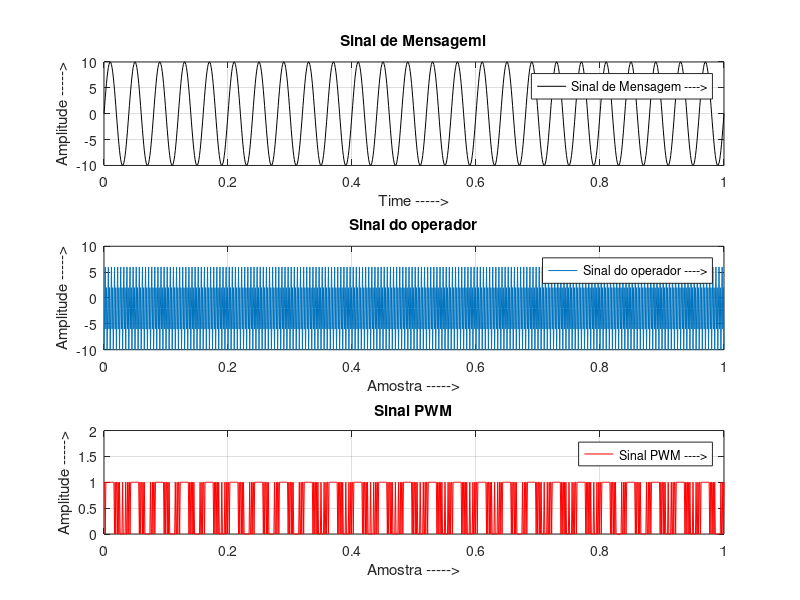

This chart was generated by the following MATLAB code:
%% modulação PWM

fm=25; %% Frequencia da modulacao
fc=400; %% Frequencia onda portadora dente de serra
a = 10; %% Amplitude do sinal da portadora
b = 10; %% Amplitude do sinal de mensagem, deve ser menor que a portadora
t = 0:0.001:1; %% periodo

vc = a.*sawtooth(2*pi*fc*t); %%Multiplicacao da dente de serra
vm = b.*sin(2*pi*fm*t); 
n = length(vc); %% Pega o tamanho do vetor
for i = 1:n %% rodar todo o vetor
    if (vm(i)>=vc(i))
        pwm(i) = 1;
    else
        pwm(i) = 0;
    end
end

% Sinal da mensagem
subplot(3,1,1);
plot(t,vm,'black');
xlabel('Time ----->');
ylabel('Amplitude ----->');
title('Sinal de Mensageml');
legend('Sinal de Mensagem ---->');
grid on;

% Operador
subplot(3,1,2);
plot(t,vc);
xlabel('Amostra ----->');
ylabel('Amplitude ----->');
title('Sinal do operador');
legend('Sinal do operador ---->');
grid on;

% PWM
subplot(3,1,3);
plot(t,pwm,'red');
xlabel('Amostra ----->');
ylabel('Amplitude ----->');
title('Sinal PWM');
legend('Sinal PWM ---->');
axis([0 1 0 2]);
grid on;

